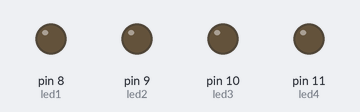
The sketch below on a simulated Arduino Uno, built with avr-gcc and run on an emulated ATmega328P. On the bench: output pins drawn as LEDs (lit = HIGH).

Above: at 0.15 s.
At 14.35 s:
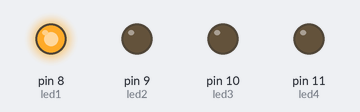
Timing chart, 0 to 16.0 s (numbered marks = the images above):
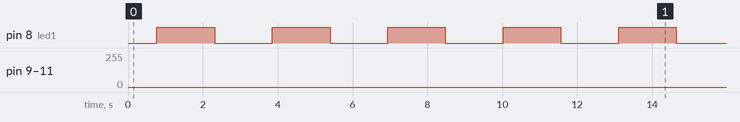

The sketch:

FADE_LED-pwm.ino
```cpp
// DEMO LED PWN ARDUINO ATSAMD21
int bright = 0;
int fade = 1;
int led1 = 8;
int led2 = 9;
int led3 = 10;
int led4 = 11;

void setup() {
  pinMode(led1, OUTPUT);
  pinMode(led2, OUTPUT);
  pinMode(led3, OUTPUT);
  pinMode(led4, OUTPUT);
}
void loop() {
  analogWrite(led1, bright);
  analogWrite(led2, 255 - bright);
  analogWrite(led3, 255 - bright);
  analogWrite(led4, bright);

  bright = bright + fade;
//  if (bright = 0)+ led3 HIGH;
  delay (3);
  if (bright <= 0 || bright >= 255){
    fade = - fade;
  } ;
  delay(3);
}
// That's all folks :)
```

Measured:
- by itself, pin 8 (led1): alternates HIGH for 1.5 s and LOW for 1.5 s
